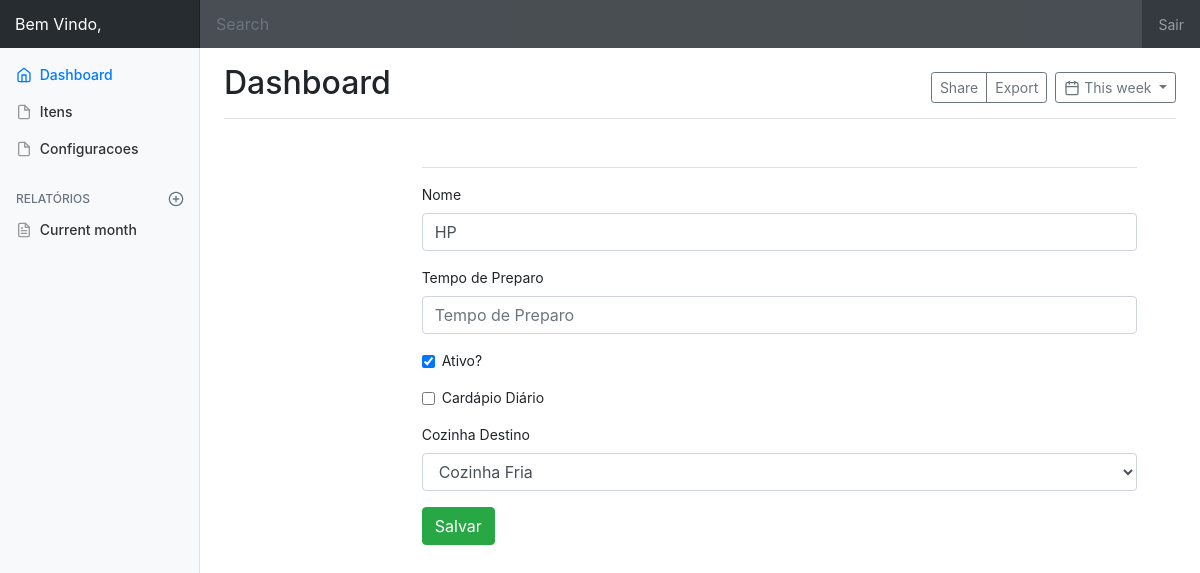
Screenshot of /dashboard/itens/atualizar/14 (signed in) with the database file from the repository.
### core/models.py (models this page shows, shortened)
class Item(models.Model):
    DESTINO_CHOICES = (
        ('Cozinha Fria', 'Cozinha Fria'),
        ('Cozinha Quente', 'Cozinha Quente'),
        ('Sobremesas', 'Sobremesas'),
    )
    nome = models.CharField('Nome', max_length=100)
    tempo_preparo = models.IntegerField('Tempo de Preparo (Min)')
    ativo = models.BooleanField('Ativo?', default=True)
    diario = models.BooleanField('Cardápio Diário', default=False,)
    destino = models.CharField('Cozinha Destino', max_length=14, choices=DESTINO_CHOICES)
    data_cadastro = models.DateTimeField('Data de Cadastro', auto_now_add=True)
    data_atualizacao = models.DateTimeField('Data de Atualização', auto_now=True)
    class Meta:
        verbose_name = 'Item'
        verbose_name_plural = 'Itens'

### gerencia/views.py (the view)
# urls.py: path('itens/atualizar/<int:pk>', views.atualizar_item, name='atualizar_item'),
@login_required
def atualizar_item(request, pk):
    item = get_object_or_404(Item, pk=pk)
    form = ItemForm(request.POST or None, instance=item)
    if str(request.method) == 'POST':
        if form.is_valid():
            form.save()
            return redirect('gerencia:listar_itens')
    contexto = {
        'form': form,
        'id_item': pk,
    }
    return render(request, 'gerencia/atualiza_item.html', contexto)

### core/forms.py
class ItemForm(forms.ModelForm):
    DESTINO_CHOICES = (
        ('Cozinha Fria', 'Cozinha Fria'),
        ('Cozinha Quente', 'Cozinha Quente'),
        ('Sobremesas', 'Sobremesas'),
    )
    nome = forms.CharField(label='Nome', max_length=100)
    tempo_preparo = forms.IntegerField(label='Tempo de Preparo')
    ativo = forms.BooleanField(label='Ativo?', required=False)
    diario = forms.BooleanField(label='Cardápio Diário', required=False)
    destino = forms.ChoiceField(label='Cozinha Destino', choices=DESTINO_CHOICES)
    class Meta:
        model = Item
        fields = '__all__'

### gerencia/templates/gerencia/atualiza_item.html (shortened to what this page needs)
{% extends 'gerencia/base_dashboard.html' %}
{% load bootstrap4 %}
{% block conteudo%}
<main role="main" class="col-md-9 ml-sm-auto col-lg-10 pt-3 px-4">
    <div class="container-fluid">
        <div class="d-flex justify-content-between flex-wrap flex-md-nowrap align-items-center pb-2 mb-3 border-bottom">
        </div>
        <div>
            <form action="{% url 'gerencia:atualizar_item' id_item %}" method="POST">
                {% bootstrap_form form%}
                <button type="submit" class="btn bnt-sm btn-success">Salvar</button>
            </form>
        </div>
    </div>
</main>
{% endblock %}

### core/static/css/dashboard.css (style rules this page uses)
body { font-size: .875rem; }
.border-bottom { border-bottom: 1px solid #e5e5e5; }

### rows the page displays
Item: nome "HP", ativo "☑", destino "Cozinha Fria"
